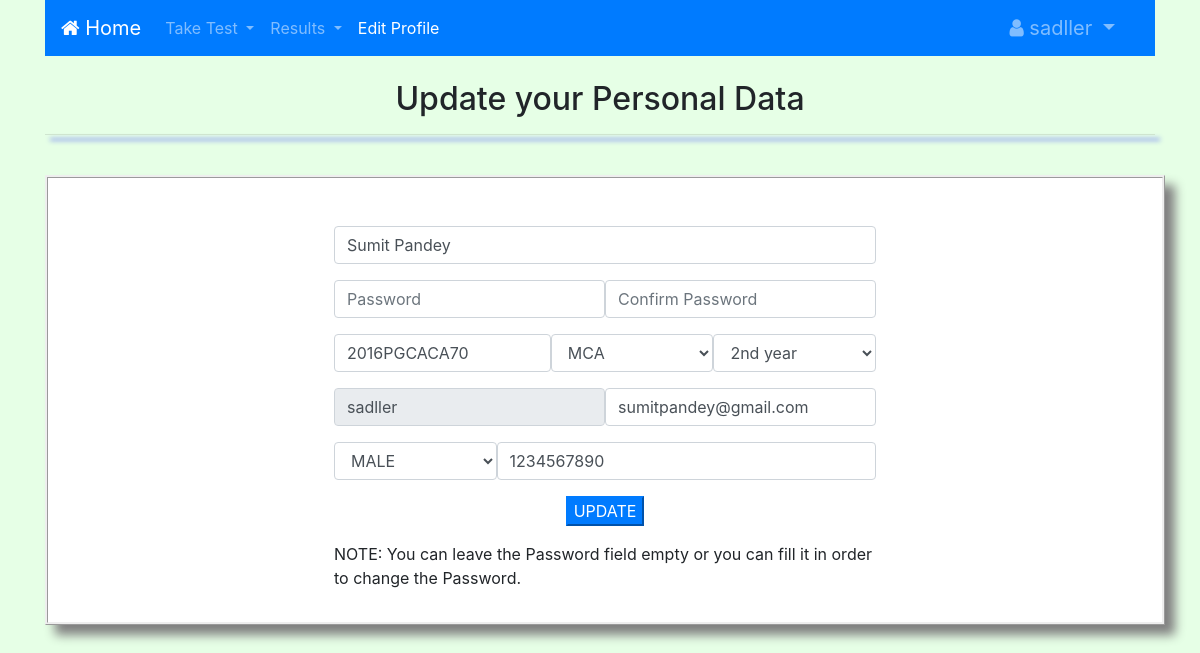
Page /MCQ/editProfile.php (signed in) on the committed database.
### tables this page shows
CREATE TABLE `participation` (
  `uid` int(11) NOT NULL,
  `name` varchar(20) NOT NULL,
  `password` varchar(50) NOT NULL,
  `regno` varchar(30) NOT NULL,
  `dept` varchar(5) NOT NULL,
  `year` varchar(5) NOT NULL,
  `uname` varchar(20) NOT NULL,
  `email` varchar(35) NOT NULL,
  `gender` varchar(10) NOT NULL,
  `phone` varchar(11) NOT NULL
);

### MCQ/editProfile.php (the view, shortened to what this page needs)
<?php
		if(isset($_SESSION['uname']))
		{
			$uname=$_SESSION['uname'];
			include_once('db_connect.php');
			$sql="SELECT * FROM participation WHERE uname='$uname' LIMIT 1 ";
			$result=mysqli_query($db_conn,$sql);
			$row=mysqli_fetch_assoc($result);
			$name=$row['name'];
			$regno=$row['regno'];
			$dept=$row['dept'];
			$year=$row['year'];
			$email=$row['email'];
			$gender=$row['gender'];
			$phone=$row['phone'];
		}
		else
		{
			header("location:index.php?msg=TRY LOGIN/REGISTARION FIRST");
		}
?>
<!DOCTYPE html>
<html lang="en">
	<head>
		<link rel="stylesheet" href="https://maxcdn.bootstrapcdn.com/bootstrap/4.0.0/css/bootstrap.min.css">
		<link rel="stylesheet" href="https://cdnjs.cloudflare.com/ajax/libs/font-awesome/4.7.0/css/font-awesome.min.css">
	</head>
	<body style="background-color:#e6ffe6;">
		<div class="container">
			<nav class="navbar navbar-expand-sm bg-primary navbar-dark">
				<a href="home.php" class="navbar-brand">
					<i class="fa fa-home"></i> Home
				</a>
				<ul class="navbar-nav">
					<li class="nav-item dropdown">
						<a class="nav-link dropdown-toggle" href="#" id="navbardrop" data-toggle="dropdown">
							Take Test
						</a>
					</li>
					<li class="nav-item dropdown">
						<a class="nav-link dropdown-toggle" href="#" id="navbardrop" data-toggle="dropdown">
							Results
						</a>
					</li>
					<li class="nav-item">
						<a class="nav-link active" href="editProfile.php" >Edit Profile</a>
					</li>
				</ul>
				<ul class="navbar-nav ml-auto">
					<li class="nav-item dropdown">
						<a class="nav-link dropdown-toggle navbar-brand" href="#" id="navbardrop" data-toggle="dropdown">
							<i class="fa fa-user"></i><?php echo " ".$uname ?>
						</a>
					</li>
				</ul>
			</nav>
		</div>
		<br>
		<div class="container">
			<h2 align="center">Update your Personal Data</h2>
			<hr>
		</div>
		<br>
		<div class="container">
			<div class="panel panel-default">
				<div class="panel-body box">
					<div class="row">
						<div class="col-md-3">
						</div>
						<div class="col-md-6">
							<br><br>
							<form action="" method="POST">
								<div class="form-group" style="width:100%; float:left;">
									<input type="text" name="name" id="name" placeholder="Full Name" pattern="[A-Za-z ]{1,}" title="Only alphabets are allowed" class="form-control" value='<?php echo $name; ?>' required>
								</div>
								<div class="form-group" style="width: 50%; float: left;">
									<input type="password" name="password" id="password" placeholder="Password" title="Password lenght 8-16" class="form-control" pattern=.{8,16}>
								</div>
								<div class="form-group" style="width: 50%; float: left;">
									<input type="password" name="c_password" id="c_password" placeholder="Confirm Password" title="Password lenght 8-16" class="form-control" pattern=.{8,16} onblur="check_password();">
								</div>
								<div class="form-group" style="width:40%; float:left">
									<input type="text" name="regno" id="regno" placeholder="Registration Number" onblur="reg();" pattern="[A-Z0-9a-z]{1,}" title="Only alpha-numreric characters are allowed" class="form-control" value=<?php echo $regno; ?> required>
								</div>
								<?php
									if($dept=="mca")
										echo "<div class=\"form-group\" style=\"width:30%; float:left;\">
																<select name=\"dept\" id=\"dept\" class=\"form-control\" onchange=\"y();\">
																					<option value=\"mca\" selected>MCA</option>
																					<option value=\"cse\">CSE</option>
																					<option value=\"ece\">ECE</option>
																</select>
											</div>";
								?>
								<?php
									if($year=="1")
										echo "<div class=\"form-group\" style=\"width:30%; float:left;\">
																<select name=\"year\" id=\"year\" class=\"form-control\">
																					<option value=\"1\" selected>1<sup>st</sup> year</option>
																					<option value=\"2\">2<sup>nd</sup> year</option>
																					<option value=\"3\">3<sup>rd</sup> year</option>
																					<option value=\"4\" style=\"display:none;\" id=\"four\">4<sup>th</sup> year</option>
																</select>
											</div>";
									else if($year=="2")
										echo "<div class=\"form-group\" style=\"width:30%; float:left;\">
																<select name=\"year\" id=\"year\" class=\"form-control\">
																					<option value=\"1\">1<sup>st</sup> year</option>
																					<option value=\"2\" selected>2<sup>nd</sup> year</option>
																					<option value=\"3\">3<sup>rd</sup> year</option>
																					<option value=\"4\" style=\"display:none;\" id=\"four\">4<sup>th</sup> year</option>
																</select>
											</div>";
								?>
								<div class="form-group" style="width:50%; float:left;">
									<input type="text" name="uname" id="uname" placeholder="Enter a Username" pattern="[A-Za-z0-9]{3,16}"  class="form-control" required autocomplete="off" value='<?php echo $uname; ?>' disabled title="THIS IS PERMANENT" >
								</div>
								<div class="form-group" style="width:50%; float:left;">
									<input type="email" name="email" id="email" placeholder="E-mail ID" title="Enter a Valid E-mail address" class="form-control" onblur="checkemail();" required autocomplete="off" value='<?php echo $email; ?>'>
								</div>
								<?php
									if($gender=="male")
										echo "<div class=\"form-group\" style=\"width:30%; float:left\">
																<select name=\"gender\" id=\"gender\" class=\"form-control\">
																					<option value=\"male\" selected>MALE</option>
																					<option value=\"female\">FEMALE</option>
																</select>
											</div>";
								?>
								<div class="form-group" style="width:70%; float:left;">
									<input type="text" name="phone" id="phone" placeholder="Phone Number" title="Enter a Valid Phone Number" class="form-control" pattern="[0-9]{10,10}" required value='<?php echo $phone; ?>'>
								</div>
								<br>
								<div class="form-group">
									<center><input type="submit" name="update" value="UPDATE" class="btn-primary" onclick="return check();">
									</center>
								</div>
							</form>
							<span>NOTE: You can leave the Password field empty or you can fill it in order to change the Password.</span>
						</div>
						<div class="col-md-3">
						</div>
					</div>
				</div>
			</div>
		</div>
	</body>
</html>

### MCQ/editProfile.php (style rules this page uses)
.navbar-nav { flex-direction: row; }
.nav-link { padding-right: .5rem !important; padding-left: .5rem !important; }
hr { box-shadow: 5px 5px 5px blue; color: blue; }
.box { height: 450px; width: 1120px; box-shadow: 10px 10px 10px grey; border-style: ridge ; background-color: white; }

### rows in the picture
participation: name "Sumit Pandey", regno "2016PGCACA70", email "sumitpandey@gmail.com", phone "1234567890"

### other values in the picture
$uname "sadller"
